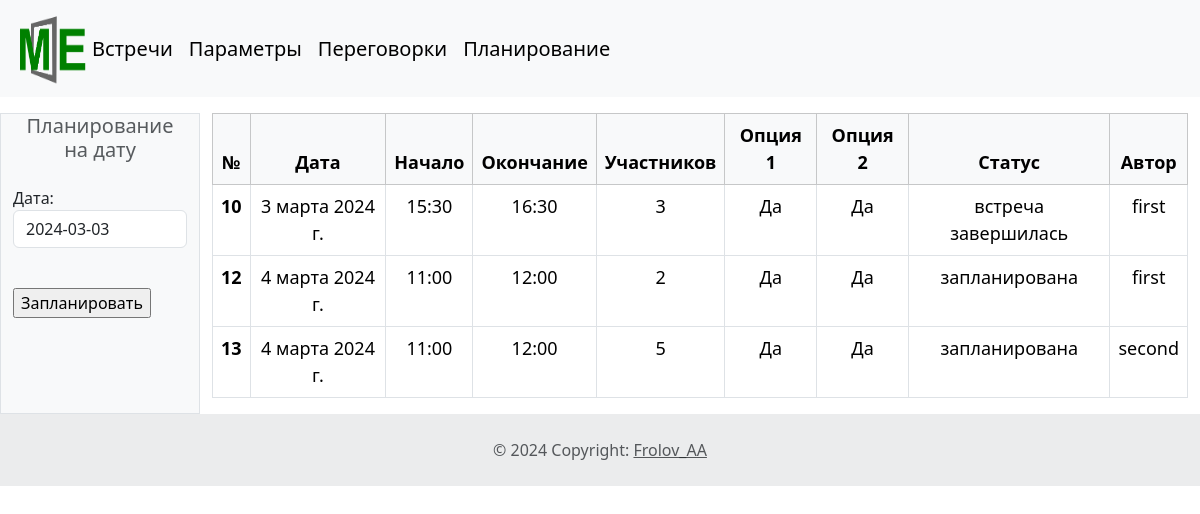
/plan/, run on the app's committed database.
### meetplan/models.py (models this page shows, shortened)
class Meeting(models.Model):
    date_meet = models.DateField(verbose_name="Дата встречи")
    time_start = models.TimeField(verbose_name="Время начала встречи")
    time_end = models.TimeField(verbose_name="Время окончания встречи")
    quantity = models.IntegerField(verbose_name="Участников")
    option1 = models.BooleanField(default=0, verbose_name="Опция 1")
    option2 = models.BooleanField(default=0, verbose_name="Опция 2")
    status = models.IntegerField(default=0, verbose_name="Статус")
    user = models.ForeignKey(User, on_delete=models.CASCADE, verbose_name="Автор")
    class Meta:
        verbose_name = 'Встреча'
        verbose_name_plural = 'Встречи'
        ordering = ['date_meet', 'time_start', 'status']

class User(models.Model):
    name = models.CharField(max_length=50, verbose_name="Имя пользователя")
    email = models.EmailField(null=False, verbose_name="e-mail")
    create_date = models.DateTimeField(auto_now_add=True,  verbose_name="Дата регистрации")
    class Meta:
        verbose_name = 'Пользователь'
        verbose_name_plural = 'Пользователи'
        ordering = ['create_date', 'name']
    def __str__(self):
        return self.name

### meetplan/views.py (the view)
# urls.py: path('plan/', views.plan, name='plan')
def plan(request):
    this_date = datetime.date.today()
    if request.method == "POST":
        form = PlanForm(request.POST)
        if form.is_valid():
            this_date = request.POST.get('date')
    else:
        form = PlanForm()
    DATE_NOW = datetime.date.today()
    create_plan_one_date(this_date)
    meets = Meeting.objects.filter()
    context = {
        'meets': meets,
        'form': form,
    }
    return render(request, './plan.html', context)

### meetplan/forms.py
class PlanForm(forms.Form):
    all_date = Meeting.objects.all()
    choice = []
    for i in all_date:
        date = str(i.date_meet)
        choice.append((date, date))
    date = forms.ChoiceField(choices=choice, label="Дата", widget=forms.Select(attrs={'class': 'form-control'}))

### meetplan/models.py (called while the page is built)
    def __str__(self):
        return f"Дата {self.pk}"

### meetplan/myfunctions.py (called while the page is built)
def make_plan_all_rooms():  # Список всех переговорок с основными параметрами
    param_meeting_rooms = []
    list_room = Rooms.objects.all().order_by('pk')
    for room in list_room:
        param_meeting_rooms.append([room.pk, room.volume, room.option1, room.option2])
    print('Параметры переговорок', param_meeting_rooms)
    return param_meeting_rooms

### meetplan/templates/plan.html (shortened to what this page needs)
<!doctype html>
{% load static %}
<html lang="en">
<head>
    <link href="https://cdn.jsdelivr.net/npm/bootstrap@5.3.2/dist/css/bootstrap.min.css" rel="stylesheet"
>
    <link href="{% static 'css/styles.css' %}" rel="stylesheet">
</head>
<body>
{% include 'inc/navbar.html' %}
<div class="container-fluid mt-3">
    <div class="row">
        <div class="col-xl-2 border border bg-body-tertiary">
            <form method="POST" novalidate>
                <h5 class="card-subtitle text-body-secondary text-center">Планирование на дату</h5>
                <br>
                    {{ form.as_p }}
                <br>
                <input type="submit" value="Запланировать">
            </form>
        </div>
        <div class="col-xl-10">
            <table class="table table-bordered ">
                <thead class="table table-light">
                <tr>
                    <th scope="col">№</th>
                    <th scope="col">Дата</th>
                    <th scope="col">Начало</th>
                    <th scope="col">Окончание</th>
                    <th scope="col">Участников</th>
                    <th scope="col">Опция 1</th>
                    <th scope="col">Опция 2</th>
                    <th scope="col">Статус</th>
                    <th scope="col">Автор</th>
                </tr>
                </thead>
                <tbody>
                {% for item in meets %}
                <tr>
                    <th scope="row">{{ item.pk }}</th>
                    <td>{{ item.date_meet }}</td>
                    <td>{{ item.time_start }}</td>
                    <td>{{ item.time_end }}</td>
                    <td>{{ item.quantity }}</td>
                    <td>{% if item.option1 %}
                        Да
                        {% else %}
                        Нет
                        {% endif %}
                    </td>
                    <td>{% if item.option2 %}
                        Да
                        {% else %}
                        Нет
                        {% endif %}
                    </td>
                    <td>{% if item.status == 0 %}
                        не запланирована
                        {% elif item.status == 1 %}
                        запланирована
                        {% elif item.status == 2 %}
                        время занято
                        {% elif item.status == 3 %}
                        измените параметры
                        {% elif item.status == 4 %}
                        встреча завершилась
                        {% else %}
                        {{ item.status }}
                        {% endif %}
                    </td>
                    <td>{{ item.user }}</td>
                </tr>
                {% endfor %}
                </tbody>
            </table>
        </div>
    </div>
</div>
{% include 'inc/footer.html' %}
</body>
</html>

### static/css/styles.css (style rules this page uses)
.table-light { text-align: center; font-size: large; color: green; }
.table td { text-align: center; }
.table { text-align: center; font-size: large; color: green; }

### data on the page
Meeting: pk "10", date_meet "3 марта 2024 г.", time_start "15:30", time_end "16:30", quantity "3", option1 "Да", option2 "Да", status "встреча завершилась", user "first"
Meeting: pk "12", date_meet "4 марта 2024 г.", time_start "11:00", time_end "12:00", quantity "2", option1 "Да", option2 "Да", status "запланирована", user "first"
Meeting: pk "13", date_meet "4 марта 2024 г.", time_start "11:00", time_end "12:00", quantity "5", option1 "Да", option2 "Да", status "запланирована", user "second"
